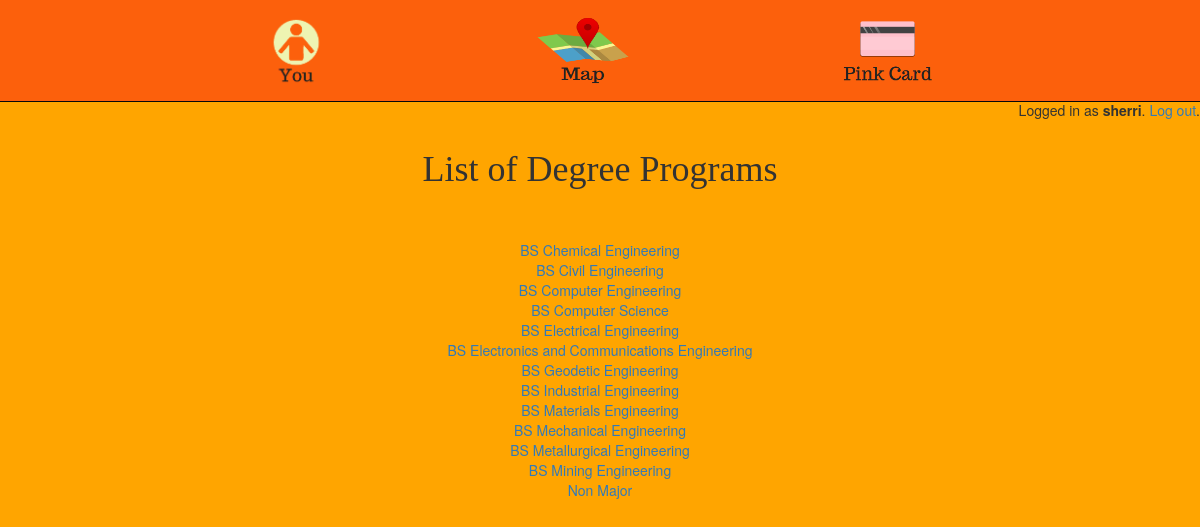
Page /librarian/deg_prog/ (signed in) on the committed database.
### pinkcard/models.py (models this page shows, shortened)
class User(AbstractUser):
	username = models.CharField(max_length=30, unique=True)
	is_student = models.BooleanField(default=False)
	is_librarian = models.BooleanField(default=False)
	USERNAME_FIELD = 'username'

class DegreeProg(models.Model):
	deg_name = models.CharField(max_length=200, default='Non Major')
	class Meta:
		ordering = ('deg_name',)

### pinkcard/views/librarian.py (the view)
# urls.py: path('deg_prog/', librarian.DegProgListView.as_view(), name="ViewingDegProgList"),
class DegProgListView(ListView):
	model = DegreeProg
	template_name = 'pinkcard/librarian/list_deg_prog.html'
	context_object_name = 'deg_prog'
	ordering = ['deg_name']

### pinkcard/templates/pinkcard/librarian/list_deg_prog.html
{% extends 'base.html' %}
{% block content %}
	<div class="list-degprog-centerize">
		<h1>List of Degree Programs</h1>
		<br><br>
		<div>
		{% for deg in deg_prog %}
			<a href="{% url 'librarian:DegProgStudentList' deg.id %}"> {{ deg.deg_name }} </a>  <br>
		{% endfor %}
		</div>
	</div>
{% endblock content %}

### templates/base.html (shortened to what this page needs)
{% load static %}
<!doctype html>
<html lang="en">
	<head>
		<link rel="stylesheet" href="https://maxcdn.bootstrapcdn.com/bootstrap/3.4.0/css/bootstrap.min.css">
		<link rel="stylesheet" type="text/css" href="{% static 'css/app.css' %}">
	    {% if user.is_authenticated and user.is_librarian %}
	      <link rel="stylesheet" type="text/css" href="{% static 'css/librarian.css' %}">
	    {% else %}
	      <link rel="stylesheet" type="text/css" href="{% static 'css/students.css' %}">
	    {% endif %}
	</head>
	<body>
		{% if user.is_authenticated and user.is_student %}
		<div>
		<nav class="navbar navbar-inverse navbar-fixed-top">
			<div class="menu-container">
			    <ul class="nav navbar-nav">
			    	<li><a id="navbar-brand" href="#"><img src="/static/img/you.png" id="you" width="73" height="73"></a></li>
			    	<li><a id="navbar-brand" href="{% url 'students:map' %}"><img src="/static/img/map.png" id="map" width="100" height="70"></a></li>
			    	<li><a id="navbar-brand" href="#"><img src="/static/img/pinkcard.png" id="pinkcard" width="105" height="70"></a></li>
			    </ul>
			</div>
		</nav>
		</div>
		{% endif %}
		<br>
		<br>
		<br>
		<br>
		<br>
		<div class="col-6 text-right">
            {% if user.is_authenticated %}
            	<p class="pt-3">Logged in as <strong>{{ user.username }}</strong>. <a href="{% url 'logout' %}">Log out</a>.</p>
           	{% else %}
            	<a href="{% url 'login' %}" class="btn btn-light" role="button">Log in</a>
            	<a href="{% url 'signup' %}" class="btn btn-primary" role="button">Sign up</a>
          	{% endif %}
       	</div>
		<div class="container">
			<div class="content">
				{% block content %}
				{% endblock %}
			</div>
		</div>
	</body>
</html>

### static/css/app.css (style rules this page uses)
.navbar { background-color: #fc600c; }
.menu-container { position: relative; margin: 0 auto; margin-top: 0px; margin-top: -5px; max-width: 980px; padding: 0 50px; }
#navbar-brand { padding: 14px 100px; }
.nav.navbar-nav li a { color: black; font-family: OswaldRegular; }
.list-degprog-centerize { display: block; margin: 0 auto; text-align: center; }
h1 { text-align: center; font-family: OswaldRegular; }
a { text-decoration: none; }
li { color: black; }

### static/css/students.css (style rules this page uses)
body { background-color: orange; }

### rows in the picture
User: username "sherri"
DegreeProg: deg_name "BS Chemical Engineering"
DegreeProg: deg_name "BS Civil Engineering"
DegreeProg: deg_name "BS Computer Engineering"
DegreeProg: deg_name "BS Computer Science"
DegreeProg: deg_name "BS Electrical Engineering"
DegreeProg: deg_name "BS Electronics and Communications Engineering"
DegreeProg: deg_name "BS Geodetic Engineering"
DegreeProg: deg_name "BS Industrial Engineering"
DegreeProg: deg_name "BS Materials Engineering"
DegreeProg: deg_name "BS Mechanical Engineering"
DegreeProg: deg_name "BS Metallurgical Engineering"
DegreeProg: deg_name "BS Mining Engineering"
DegreeProg: deg_name "Non Major"
